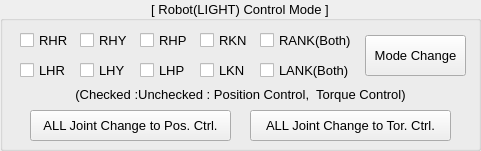
  <widget class="QGroupBox" name="groupBox_4">
   <property name="geometry">
    <rect>
     <x>263</x>
     <y>52</y>
     <width>481</width>
     <height>151</height>
    </rect>
   </property>
   <property name="font">
    <font>
     <pointsize>10</pointsize>
    </font>
   </property>
   <property name="title">
    <string>[ Robot(LIGHT) Control Mode ]</string>
   </property>
   <property name="alignment">
    <set>Qt::AlignCenter</set>
   </property>
   <widget class="QPushButton" name="BTN_ROBOT_CONTROLMETHOD_CHANGE_TO_POS">
    <property name="geometry">
     <rect>
      <x>30</x>
      <y>110</y>
      <width>201</width>
      <height>31</height>
     </rect>
    </property>
    <property name="font">
     <font>
      <pointsize>10</pointsize>
     </font>
    </property>
    <property name="text">
     <string>ALL Joint Change to Pos. Ctrl.</string>
    </property>
   </widget>
   <widget class="QCheckBox" name="CBX_ROBOT_CONTROLMETHOD_RHY">
    <property name="enabled">
     <bool>true</bool>
    </property>
    <property name="geometry">
     <rect>
      <x>80</x>
      <y>30</y>
      <width>51</width>
      <height>20</height>
     </rect>
    </property>
    <property name="font">
     <font>
      <pointsize>10</pointsize>
     </font>
    </property>
    <property name="text">
     <string>RHY</string>
    </property>
   </widget>
   <widget class="QCheckBox" name="CBX_ROBOT_CONTROLMETHOD_RHR">
    <property name="enabled">
     <bool>true</bool>
    </property>
    <property name="geometry">
     <rect>
      <x>20</x>
      <y>30</y>
      <width>51</width>
      <height>20</height>
     </rect>
    </property>
    <property name="font">
     <font>
      <pointsize>10</pointsize>
     </font>
    </property>
    <property name="text">
     <string>RHR</string>
    </property>
   </widget>
   <widget class="QCheckBox" name="CBX_ROBOT_CONTROLMETHOD_RHP">
    <property name="enabled">
     <bool>true</bool>
    </property>
    <property name="geometry">
     <rect>
      <x>140</x>
      <y>30</y>
      <width>51</width>
      <height>20</height>
     </rect>
    </property>
    <property name="font">
     <font>
      <pointsize>10</pointsize>
     </font>
    </property>
    <property name="text">
     <string>RHP</string>
    </property>
   </widget>
   <widget class="QCheckBox" name="CBX_ROBOT_CONTROLMETHOD_RKN">
    <property name="geometry">
     <rect>
      <x>200</x>
      <y>30</y>
      <width>51</width>
      <height>20</height>
     </rect>
    </property>
    <property name="font">
     <font>
      <pointsize>10</pointsize>
     </font>
    </property>
    <property name="text">
     <string>RKN</string>
    </property>
   </widget>
   <widget class="QCheckBox" name="CBX_ROBOT_CONTROLMETHOD_RANK">
    <property name="geometry">
     <rect>
      <x>260</x>
      <y>30</y>
      <width>91</width>
      <height>20</height>
     </rect>
    </property>
    <property name="font">
     <font>
      <pointsize>10</pointsize>
     </font>
    </property>
    <property name="text">
     <string>RANK(Both)</string>
    </property>
   </widget>
   <widget class="QCheckBox" name="CBX_ROBOT_CONTROLMETHOD_LHY">
    <property name="enabled">
     <bool>true</bool>
    </property>
    <property name="geometry">
     <rect>
      <x>80</x>
      <y>60</y>
      <width>51</width>
      <height>20</height>
     </rect>
    </property>
    <property name="font">
     <font>
      <pointsize>10</pointsize>
     </font>
    </property>
    <property name="text">
     <string>LHY</string>
    </property>
   </widget>
   <widget class="QCheckBox" name="CBX_ROBOT_CONTROLMETHOD_LANK">
    <property name="geometry">
     <rect>
      <x>260</x>
      <y>60</y>
      <width>91</width>
      <height>20</height>
     </rect>
    </property>
    <property name="font">
     <font>
      <pointsize>10</pointsize>
     </font>
    </property>
    <property name="text">
     <string>LANK(Both)</string>
    </property>
   </widget>
   <widget class="QCheckBox" name="CBX_ROBOT_CONTROLMETHOD_LHP">
    <property name="enabled">
     <bool>true</bool>
    </property>
    <property name="geometry">
     <rect>
      <x>140</x>
      <y>60</y>
      <width>51</width>
      <height>20</height>
     </rect>
    </property>
    <property name="font">
     <font>
      <pointsize>10</pointsize>
     </font>
    </property>
    <property name="text">
     <string>LHP</string>
    </property>
   </widget>
   <widget class="QCheckBox" name="CBX_ROBOT_CONTROLMETHOD_LHR">
    <property name="enabled">
     <bool>true</bool>
    </property>
    <property name="geometry">
     <rect>
      <x>20</x>
      <y>60</y>
      <width>51</width>
      <height>20</height>
     </rect>
    </property>
    <property name="font">
     <font>
      <pointsize>10</pointsize>
     </font>
    </property>
    <property name="text">
     <string>LHR</string>
    </property>
   </widget>
   <widget class="QCheckBox" name="CBX_ROBOT_CONTROLMETHOD_LKN">
    <property name="geometry">
     <rect>
      <x>200</x>
      <y>60</y>
      <width>51</width>
      <height>20</height>
     </rect>
    </property>
    <property name="font">
     <font>
      <pointsize>10</pointsize>
     </font>
    </property>
    <property name="text">
     <string>LKN</string>
    </property>
   </widget>
   <widget class="QPushButton" name="BTN_ROBOT_CONTROLMETHOD_CHANGE">
    <property name="geometry">
     <rect>
      <x>365</x>
      <y>35</y>
      <width>101</width>
      <height>41</height>
     </rect>
    </property>
    <property name="font">
     <font>
      <pointsize>10</pointsize>
     </font>
    </property>
    <property name="text">
     <string>Mode Change</string>
    </property>
   </widget>
   <widget class="QPushButton" name="BTN_ROBOT_CONTROLMETHOD_CHANGE_TO_TOR">
    <property name="geometry">
     <rect>
      <x>250</x>
      <y>110</y>
      <width>201</width>
      <height>31</height>
     </rect>
    </property>
    <property name="font">
     <font>
      <pointsize>10</pointsize>
     </font>
    </property>
    <property name="text">
     <string>ALL Joint Change to Tor. Ctrl.</string>
    </property>
   </widget>
   <widget class="QLabel" name="label_42">
    <property name="geometry">
     <rect>
      <x>50</x>
      <y>86</y>
      <width>381</width>
      <height>16</height>
     </rect>
    </property>
    <property name="font">
     <font>
      <pointsize>10</pointsize>
     </font>
    </property>
    <property name="text">
     <string>(Checked :Unchecked : Position Control,  Torque Control)</string>
    </property>
    <property name="alignment">
     <set>Qt::AlignCenter</set>
    </property>
   </widget>
  </widget>
